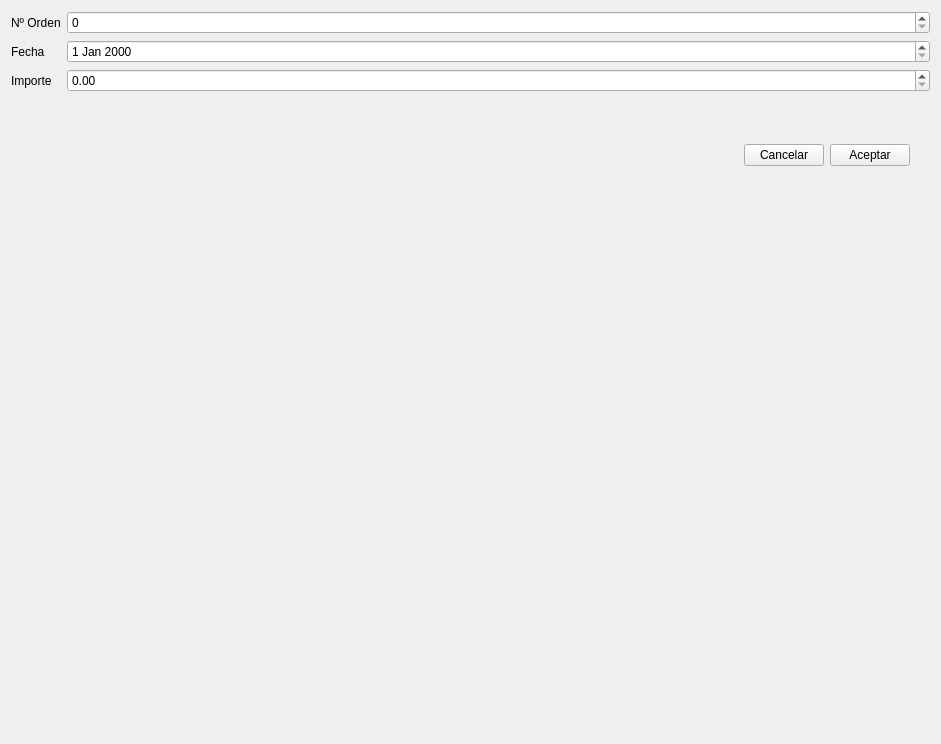
<?xml version="1.0" encoding="UTF-8"?>
<ui version="4.0">
 <class>Form</class>
 <widget class="QWidget" name="Form">
  <property name="geometry">
   <rect>
    <x>0</x>
    <y>0</y>
    <width>941</width>
    <height>744</height>
   </rect>
  </property>
  <property name="windowTitle">
   <string>Form</string>
  </property>
  <layout class="QVBoxLayout" name="verticalLayout_4">
   <item>
    <layout class="QFormLayout" name="formLayout_2">
     <item row="0" column="0">
      <widget class="QLabel" name="label_2">
       <property name="text">
        <string>Nº Orden</string>
       </property>
      </widget>
     </item>
     <item row="1" column="0">
      <widget class="QLabel" name="label_3">
       <property name="text">
        <string>Fecha</string>
       </property>
      </widget>
     </item>
     <item row="2" column="0">
      <widget class="QLabel" name="label_4">
       <property name="text">
        <string>Importe</string>
       </property>
      </widget>
     </item>
     <item row="2" column="1">
      <widget class="QDoubleSpinBox" name="txtImporte">
       <property name="specialValueText">
        <string/>
       </property>
       <property name="decimals">
        <number>2</number>
       </property>
       <property name="maximum">
        <double>999999.989999999990687</double>
       </property>
      </widget>
     </item>
     <item row="3" column="1">
      <layout class="QGridLayout" name="gridLayout_2">
       <item row="2" column="3">
        <widget class="QPushButton" name="btnAceptar">
         <property name="maximumSize">
          <size>
           <width>100</width>
           <height>16777215</height>
          </size>
         </property>
         <property name="text">
          <string>Aceptar</string>
         </property>
        </widget>
       </item>
       <item row="2" column="2">
        <widget class="QPushButton" name="btnCancelar">
         <property name="maximumSize">
          <size>
           <width>100</width>
           <height>16777215</height>
          </size>
         </property>
         <property name="text">
          <string>Cancelar</string>
         </property>
        </widget>
       </item>
       <item row="2" column="4">
        <spacer name="horizontalSpacer_3">
         <property name="orientation">
          <enum>Qt::Horizontal</enum>
         </property>
         <property name="sizeType">
          <enum>QSizePolicy::Fixed</enum>
         </property>
         <property name="sizeHint" stdset="0">
          <size>
           <width>20</width>
           <height>20</height>
          </size>
         </property>
        </spacer>
       </item>
       <item row="2" column="0">
        <spacer name="horizontalSpacer_2">
         <property name="orientation">
          <enum>Qt::Horizontal</enum>
         </property>
         <property name="sizeHint" stdset="0">
          <size>
           <width>40</width>
           <height>20</height>
          </size>
         </property>
        </spacer>
       </item>
       <item row="0" column="3" rowspan="2">
        <spacer name="verticalSpacer">
         <property name="orientation">
          <enum>Qt::Vertical</enum>
         </property>
         <property name="sizeHint" stdset="0">
          <size>
           <width>20</width>
           <height>40</height>
          </size>
         </property>
        </spacer>
       </item>
      </layout>
     </item>
     <item row="1" column="1">
      <widget class="QDateEdit" name="txtFecha"/>
     </item>
     <item row="0" column="1">
      <widget class="QSpinBox" name="txtOrden">
       <property name="maximum">
        <number>999999</number>
       </property>
      </widget>
     </item>
    </layout>
   </item>
  </layout>
 </widget>
 <tabstops>
  <tabstop>txtOrden</tabstop>
  <tabstop>txtFecha</tabstop>
  <tabstop>txtImporte</tabstop>
  <tabstop>btnAceptar</tabstop>
  <tabstop>btnCancelar</tabstop>
 </tabstops>
 <resources/>
 <connections/>
</ui>
